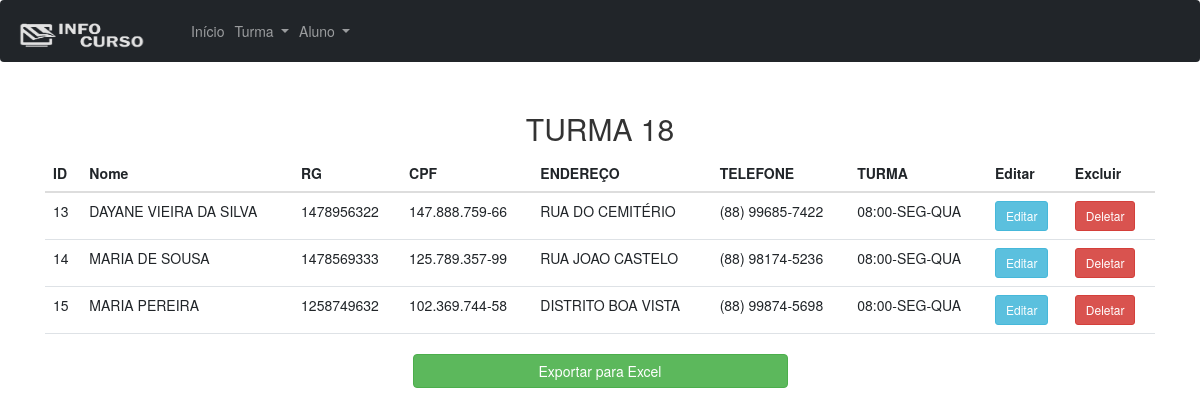
Screenshot of /turma.php?id=18 with the database file from the repository.
### tables this page shows
CREATE TABLE `alunos` (
  `id` int(11) NOT NULL,
  `nome` varchar(255) NOT NULL,
  `rg` varchar(30) NOT NULL,
  `cpf` varchar(20) NOT NULL,
  `endereco` varchar(255) NOT NULL,
  `tel` varchar(80) NOT NULL,
  `escolaridade` varchar(50) NOT NULL,
  `turma` int(10) NOT NULL
);

CREATE TABLE `turma` (
  `id` int(50) NOT NULL,
  `hora` varchar(50) NOT NULL,
  `dia1` varchar(50) NOT NULL,
  `dia2` varchar(50) NOT NULL
);

### turma.php (the view, shortened to what this page needs)
<?php
require('includes/conexao.php');
$idTurma = $_GET['id'];
$sqlTurma = "SELECT * FROM alunos WHERE turma = $idTurma";
?>
<!DOCTYPE html>
<html lang="en">
<head>
    <link rel="stylesheet" href="assets/css/bootstrap.min.css">
    <link rel="stylesheet" href="assets/css/cadastro.css">
    <link rel='stylesheet' href='//maxcdn.bootstrapcdn.com/bootstrap/3.3.4/css/bootstrap.min.css' />
</head>
<body>
    <nav class="navbar navbar-expand-lg navbar-dark bg-dark">
        <a class="navbar-brand" href="index.php"><img src="assets/img/logo-cinza.png" width="130" height="30" alt=""></a>
        <div class="collapse navbar-collapse" id="navbarNavDropdown">
            <ul class="navbar-nav">
                <li class="nav-item active">
                    <a class="nav-link" href="index.php">Início</a>
                </li>
                <li class="nav-item dropdown">
                    <a class="nav-link dropdown-toggle" href="#" id="navbarDropdownMenuLink" role="button"
                        data-toggle="dropdown" aria-haspopup="true" aria-expanded="false">
                        Turma
                    </a>
                </li>
                <li class="nav-item dropdown">
                    <a class="nav-link dropdown-toggle" href="#" id="navbarDropdownMenuLink" role="button"
                        data-toggle="dropdown" aria-haspopup="true" aria-expanded="false">
                        Aluno
                    </a>
                </li>
            </ul>
        </div>
    </nav>
    <div class="container">
        <div class="row">
            <div class="col-md-12 turma">
                <h3>Turma
                    <?php echo $idTurma ?>
                </h3>
                <table class="table" id="tblExport">
                    <thead>
                        <tr>
                            <th scope="col">ID</th>
                            <th scope="col">Nome</th>
                            <th scope="col">RG</th>
                            <th scope="col">CPF</th>
                            <th scope="col">ENDEREÇO</th>
                            <th scope="col">TELEFONE</th>
                            <th scope="col">TURMA</th>
                            <th scope="col">Editar</th>
                            <th scope="col">Excluir</th>
                        </tr>
                    </thead>
                    <tbody>
                        <?php
                        $result = mysqli_query($conn, $sqlTurma);
                        while ($dados = mysqli_fetch_assoc($result)) {
                            $id = $dados['id'];
                            $nome = $dados['nome'];
                            $rg = $dados['rg'];
                            $cpf = $dados['cpf'];
                            $endereco = $dados['endereco'];
                            $tel = $dados['tel'];
                            $turma = $dados['turma'];
                            $turma_sql = "SELECT * FROM turma WHERE id = $turma";
                            $result_turma = mysqli_query($conn, $turma_sql);
                            $result_turma2 = mysqli_fetch_assoc($result_turma);
                            $turma_final = $result_turma2['hora'] . "-" . $result_turma2['dia1'] . "-" . $result_turma2['dia2'];
                            $urlDelete = "acoes/deletar-aluno.php?id=$id";
                            $urlUpdate = "editar-aluno.php?id=$id";
                            echo "
                           <tr>
                                <td>$id</td>
                                <td>$nome</td>
                                <td>$rg</td>
                                <td>$cpf</td>
                                <td>$endereco</td>
                                <td>$tel</td>
                                <td>$turma_final</td>
                                <td>
                                <a href='$urlUpdate'>
                                    <button class='btn btn-info btn-sm'>Editar</button>
                                </a></td>
                                <td>
                                <a href='$urlDelete'>
                                <button class='btn btn-danger btn-sm'>Deletar</button>
                                </a>
                                </td>
                           </tr>
                           ";
                        }
                        ?>
                    </tbody>
                </table>
            </div>
            <div>
                <button class= "offset-md-4 col-md-4 btn btn-success" id="btnExport">Exportar para Excel</button>
            </div>
        </div>
    </div>
</body>
</html>

### assets/css/cadastro.css (style rules this page uses)
.turma h3 { font-size: 30px; text-transform: uppercase; text-align: center; padding-top: 10px; }

### rows the page displays
alunos: id "13", nome "DAYANE VIEIRA DA SILVA", rg "1478956322", cpf "147.888.759-66", endereco "RUA DO CEMITÉRIO", tel "(88) 99685-7422", turma.hora+dia1+dia2 "08:00-SEG-QUA"
alunos: id "14", nome "MARIA DE SOUSA", rg "1478569333", cpf "125.789.357-99", endereco "RUA JOAO CASTELO", tel "(88) 98174-5236", turma.hora+dia1+dia2 "08:00-SEG-QUA"
alunos: id "15", nome "MARIA PEREIRA", rg "1258749632", cpf "102.369.744-58", endereco "DISTRITO BOA VISTA", tel "(88) 99874-5698", turma.hora+dia1+dia2 "08:00-SEG-QUA"

### other values shown
$idTurma "18"
